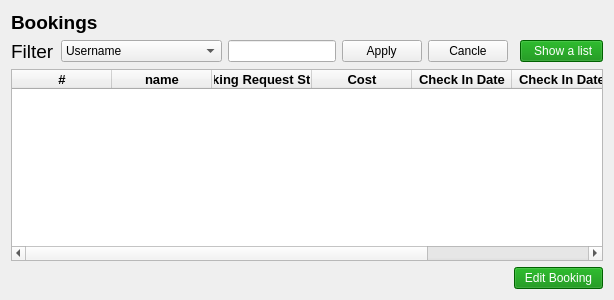
        <widget class="QWidget" name="tab">
         <attribute name="title">
          <string>Booking</string>
         </attribute>
         <layout class="QGridLayout" name="gridLayout_3">
          <item row="1" column="5">
           <widget class="QPushButton" name="pushButton_68">
            <property name="text">
             <string>  Cancle  </string>
            </property>
           </widget>
          </item>
          <item row="1" column="7">
           <widget class="QPushButton" name="pushButton_40">
            <property name="styleSheet">
             <string notr="true">QPushButton {

	
	font: 75 13pt &quot;Segoe UI&quot;;
	
	background-color: rgb(0, 136, 0);
	color: rgb(255, 255, 255);
 }

QPushButton::hover
{

	
	background-color: rgb(0, 255, 0);
}</string>
            </property>
            <property name="text">
             <string>   Show a list  </string>
            </property>
           </widget>
          </item>
          <item row="2" column="0" colspan="8">
           <widget class="QTableWidget" name="tableWidget_2">
            <property name="sizePolicy">
             <sizepolicy hsizetype="Expanding" vsizetype="Expanding">
              <horstretch>0</horstretch>
              <verstretch>0</verstretch>
             </sizepolicy>
            </property>
            <column>
             <property name="text">
              <string>#</string>
             </property>
             <property name="font">
              <font>
               <family>Segoe UI</family>
               <pointsize>10</pointsize>
               <weight>75</weight>
               <bold>true</bold>
              </font>
             </property>
             <property name="textAlignment">
              <set>AlignCenter</set>
             </property>
            </column>
            <column>
             <property name="text">
              <string>name</string>
             </property>
             <property name="font">
              <font>
               <pointsize>10</pointsize>
               <weight>75</weight>
               <bold>true</bold>
              </font>
             </property>
             <property name="textAlignment">
              <set>AlignCenter</set>
             </property>
            </column>
            <column>
             <property name="text">
              <string>Booking Request Status</string>
             </property>
             <property name="font">
              <font>
               <pointsize>10</pointsize>
               <weight>75</weight>
               <bold>true</bold>
              </font>
             </property>
            </column>
            <column>
             <property name="text">
              <string>Cost</string>
             </property>
             <property name="font">
              <font>
               <pointsize>10</pointsize>
               <weight>75</weight>
               <bold>true</bold>
              </font>
             </property>
            </column>
            <column>
             <property name="text">
              <string>Check In Date</string>
             </property>
             <property name="font">
              <font>
               <pointsize>10</pointsize>
               <weight>75</weight>
               <bold>true</bold>
              </font>
             </property>
            </column>
            <column>
             <property name="text">
              <string>Check In Date</string>
             </property>
             <property name="font">
              <font>
               <pointsize>10</pointsize>
               <weight>75</weight>
               <bold>true</bold>
              </font>
             </property>
            </column>
            <column>
             <property name="text">
              <string>Hotel</string>
             </property>
             <property name="font">
              <font>
               <pointsize>10</pointsize>
               <weight>75</weight>
               <bold>true</bold>
              </font>
             </property>
            </column>
           </widget>
          </item>
          <item row="3" column="6" colspan="2">
           <widget class="QPushButton" name="pushButton_21">
            <property name="styleSheet">
             <string notr="true">QPushButton {
	
	font: 75 16pt &quot;Segoe UI&quot;;
	
	background-color: rgb(0, 136, 0);
	color: rgb(255, 255, 255);
 }

QPushButton::hover
{

	
	background-color: rgb(0, 255, 0);
}</string>
            </property>
            <property name="text">
             <string>Edit Booking</string>
            </property>
           </widget>
          </item>
          <item row="1" column="3">
           <widget class="QLineEdit" name="FilterFactorInput"/>
          </item>
          <item row="0" column="0" colspan="3">
           <widget class="QLabel" name="label_2">
            <property name="font">
             <font>
              <family>Segoe UI</family>
              <pointsize>14</pointsize>
              <weight>75</weight>
              <italic>false</italic>
              <bold>true</bold>
             </font>
            </property>
            <property name="styleSheet">
             <string notr="true">QLabel{
font-weight:bold;
}</string>
            </property>
            <property name="text">
             <string>Bookings</string>
            </property>
           </widget>
          </item>
          <item row="1" column="1" colspan="2">
           <widget class="QComboBox" name="comboBox">
            <item>
             <property name="text">
              <string>Username</string>
             </property>
            </item>
            <item>
             <property name="text">
              <string>ID</string>
             </property>
            </item>
            <item>
             <property name="text">
              <string>Hotel</string>
             </property>
            </item>
            <item>
             <property name="text">
              <string>Check In Date</string>
             </property>
            </item>
            <item>
             <property name="text">
              <string>Booking Request Status</string>
             </property>
            </item>
           </widget>
          </item>
          <item row="1" column="4">
           <widget class="QPushButton" name="pushButton_69">
            <property name="text">
             <string>  Apply  </string>
            </property>
           </widget>
          </item>
          <item row="1" column="0">
           <widget class="QLabel" name="label_3">
            <property name="font">
             <font>
              <family>Segoe UI</family>
              <pointsize>14</pointsize>
              <weight>9</weight>
              <italic>false</italic>
              <bold>false</bold>
             </font>
            </property>
            <property name="text">
             <string>Filter</string>
            </property>
           </widget>
          </item>
         </layout>
        </widget>
